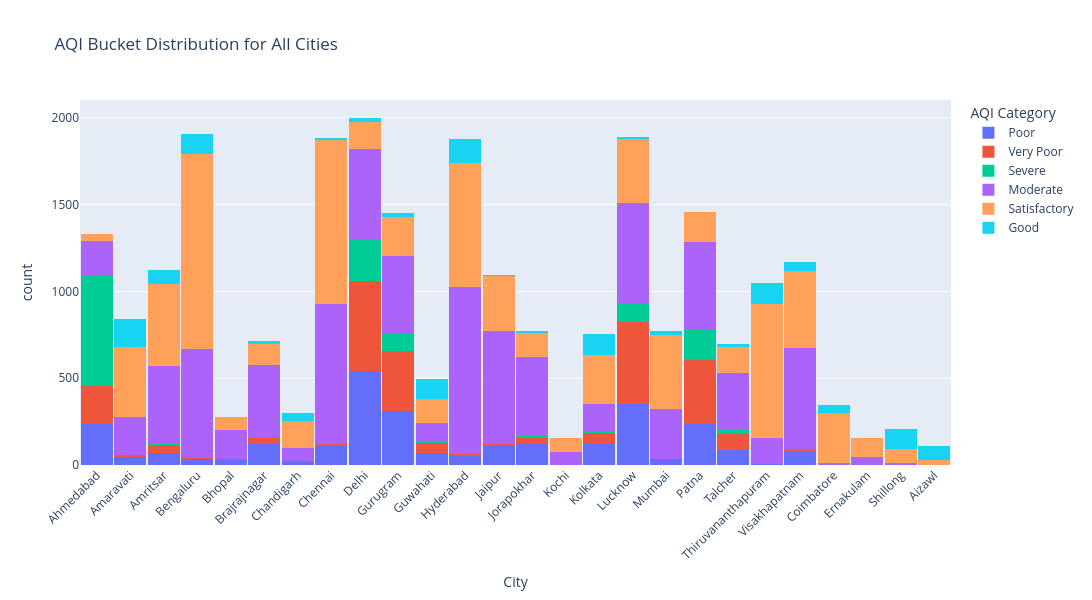

Write notebook code for a chart like this one.
### Markdown cell above
## AQI Bucket Distribution for All Cities
This stacked bar chart shows how different AQI categories are distributed across each city. Each bar represents a city, and the colored segments indicate how many readings fall into categories like Good, Satisfactory, Moderate, Poor, Very Poor, and Severe.

### Code cell
fig = px.histogram(
    df_bucket,
    x="City",
    color="AQI_Bucket",
    barmode="stack",
    title="AQI Bucket Distribution for All Cities",
    labels={"AQI_Bucket": "AQI Category"},
)

fig.update_layout(
    xaxis_tickangle=-45,
    bargap=0.05,
    height=600,
    width=1200
)

fig.show()

### Figure 1 — Plotly figure (JSON) as saved in the notebook; plotly's stock layout.template omitted (floating-point values rounded to 4 significant figures; data arrays with more than 128 entries replaced by an {"elided": "..."} marker saying what was removed)
{"data": [{"alignmentgroup": "True", "bingroup": "x", "hovertemplate": "AQI Category=Poor<br>City=%{x}<br>count=%{y}<extra></extra>", "legendgroup": "Poor", "marker": {"color": "#636efa", "pattern": {"shape": ""}}, "name": "Poor", "offsetgroup": "Poor", "orientation": "v", "showlegend": true, "type": "histogram", "x": {"elided": "2781 str values"}, "xaxis": "x", "yaxis": "y"}, {"alignmentgroup": "True", "bingroup": "x", "hovertemplate": "AQI Category=Very Poor<br>City=%{x}<br>count=%{y}<extra></extra>", "legendgroup": "Very Poor", "marker": {"color": "#EF553B", "pattern": {"shape": ""}}, "name": "Very Poor", "offsetgroup": "Very Poor", "orientation": "v", "showlegend": true, "type": "histogram", "x": {"elided": "2337 str values"}, "xaxis": "x", "yaxis": "y"}, {"alignmentgroup": "True", "bingroup": "x", "hovertemplate": "AQI Category=Severe<br>City=%{x}<br>count=%{y}<extra></extra>", "legendgroup": "Severe", "marker": {"color": "#00cc96", "pattern": {"shape": ""}}, "name": "Severe", "offsetgroup": "Severe", "orientation": "v", "showlegend": true, "type": "histogram", "x": {"elided": "1338 str values"}, "xaxis": "x", "yaxis": "y"}, {"alignmentgroup": "True", "bingroup": "x", "hovertemplate": "AQI Category=Moderate<br>City=%{x}<br>count=%{y}<extra></extra>", "legendgroup": "Moderate", "marker": {"color": "#ab63fa", "pattern": {"shape": ""}}, "name": "Moderate", "offsetgroup": "Moderate", "orientation": "v", "showlegend": true, "type": "histogram", "x": {"elided": "8829 str values"}, "xaxis": "x", "yaxis": "y"}, {"alignmentgroup": "True", "bingroup": "x", "hovertemplate": "AQI Category=Satisfactory<br>City=%{x}<br>count=%{y}<extra></extra>", "legendgroup": "Satisfactory", "marker": {"color": "#FFA15A", "pattern": {"shape": ""}}, "name": "Satisfactory", "offsetgroup": "Satisfactory", "orientation": "v", "showlegend": true, "type": "histogram", "x": {"elided": "8224 str values"}, "xaxis": "x", "yaxis": "y"}, {"alignmentgroup": "True", "bingroup": "x", "hovertemplate": "AQI Category=Good<br>City=%{x}<br>count=%{y}<extra></extra>", "legendgroup": "Good", "marker": {"color": "#19d3f3", "pattern": {"shape": ""}}, "name": "Good", "offsetgroup": "Good", "orientation": "v", "showlegend": true, "type": "histogram", "x": {"elided": "1341 str values"}, "xaxis": "x", "yaxis": "y"}], "layout": {"bargap": 0.05, "barmode": "stack", "height": 600, "legend": {"title": {"text": "AQI Category"}, "tracegroupgap": 0}, "title": {"text": "AQI Bucket Distribution for All Cities"}, "width": 1200, "xaxis": {"anchor": "y", "domain": [0, 1], "tickangle": -45, "title": {"text": "City"}}, "yaxis": {"anchor": "x", "domain": [0, 1], "title": {"text": "count"}}}}
